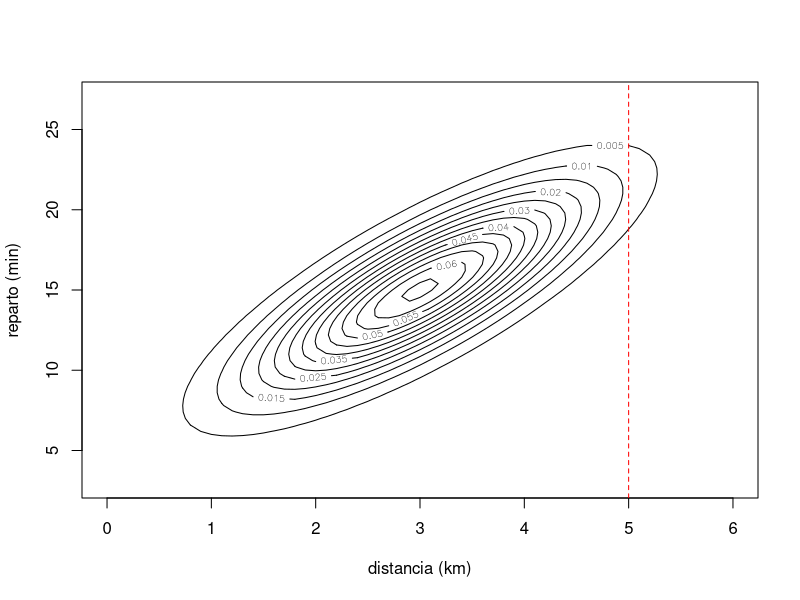

The R script that drew this image:
# Programa 3: platos y bebidas, y la normal bivariante del reparto
# Del artículo «Transformaciones y distribuciones conjuntas en R — práctica con runif, integrate dentro de integrate y la normal bivariante del reparto (y el Vectorize que me faltaba)»
# https://sergiolearns.com/transformaciones-y-distribuciones-conjuntas-practica/

# 1. La tabla conjunta de platos (filas) y bebidas (columnas)
p <- matrix(c(0.20, 0.15, 0.05,
              0.10, 0.20, 0.10,
              0.02, 0.08, 0.10), nrow = 3, byrow = TRUE,
            dimnames = list(platos = 1:3, bebidas = 0:2))
pX <- rowSums(p); pY <- colSums(p)
round(p - outer(pX, pY), 3)               # conjunta menos producto de marginales
EX <- sum(1:3 * pX); EY <- sum(0:2 * pY)
EXY <- sum(outer(1:3, 0:2) * p)           # suma de x * y * p(x, y)
VX <- sum((1:3)^2 * pX) - EX^2; VY <- sum((0:2)^2 * pY) - EY^2
round(c(EX = EX, EY = EY, EXY = EXY, cov = EXY - EX * EY,
        rho = (EXY - EX * EY) / sqrt(VX * VY)), 3)
# 2. La normal bivariante (D, R): la densidad escrita a mano
dbiv <- function(d, r, md = 3, mr = 15, sd = 1, sr = 4, rho = 0.8) {
  q <- ((d - md) / sd)^2 + ((r - mr) / sr)^2 - 2 * rho * (d - md) * (r - mr) / (sd * sr)
  exp(-q / (2 * (1 - rho^2))) / (2 * pi * sd * sr * sqrt(1 - rho^2))
}
fD5 <- integrate(function(r) dbiv(5, r), -Inf, Inf)$value   # marginal de D en d = 5
round(c(fD5, dnorm(5, 3, 1)), 5)
rr <- c(18, 21.4, 25)                                          # condicionada R | D = 5
round(rbind(cociente = dbiv(5, rr) / fD5, normal = dnorm(rr, 21.4, 2.4)), 4)
round(c(1 - pnorm(25, 21.4, 2.4), 1 - pnorm(25, 15, 4)), 4)
d <- seq(0, 6, length = 61); r <- seq(3, 27, length = 61)
z <- outer(d, r, dbiv)
contour(d, r, z, xlab = "distancia (km)", ylab = "reparto (min)")
abline(v = 5, lty = 2, col = "red")                           # el corte D = 5
